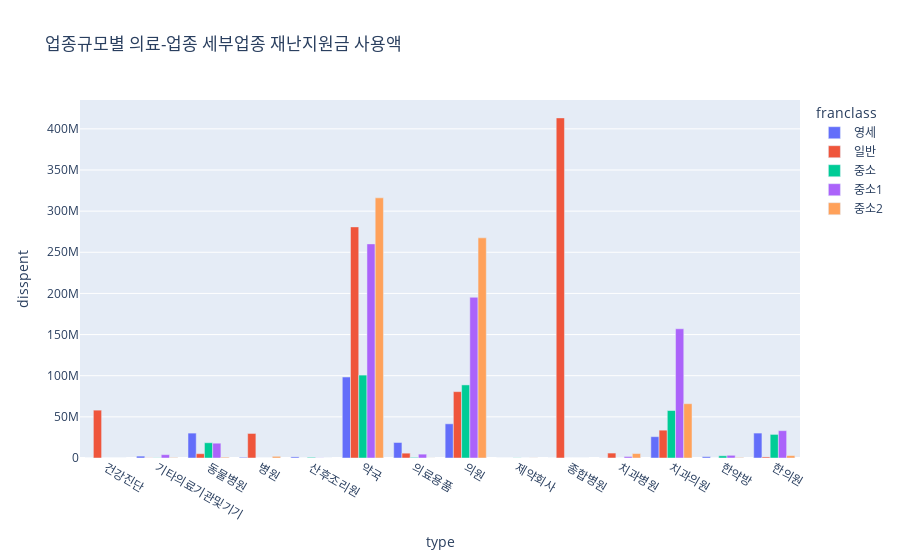

Here is the notebook cell this chart was saved with:
### Code cell
fig = px.bar(df1[df1.category == '의료'], x = 'type', y = 'disspent', color = 'franclass', barmode = 'group',
             title='업종규모별 의료-업종 세부업종 재난지원금 사용액')
fig.show()

### Figure 1 — Plotly figure (JSON) as saved in the notebook; plotly's stock layout.template omitted (floating-point values rounded to 4 significant figures)
{"data": [{"alignmentgroup": "True", "hovertemplate": "franclass=영세<br>type=%{x}<br>disspent=%{y}<extra></extra>", "legendgroup": "영세", "marker": {"color": "#636efa"}, "name": "영세", "offsetgroup": "영세", "orientation": "v", "showlegend": true, "textposition": "auto", "type": "bar", "x": ["건강진단", "기타의료기관및기기", "동물병원", "병원", "산후조리원", "약국", "의료용품", "의원", "제약회사", "종합병원", "치과병원", "치과의원", "한약방", "한의원"], "xaxis": "x", "y": [0, 2295880, 30262516, 850418, 1368500, 98410255, 18845659, 41556704, 0, 0, 127000, 25931471, 1640300, 30299507], "yaxis": "y"}, {"alignmentgroup": "True", "hovertemplate": "franclass=일반<br>type=%{x}<br>disspent=%{y}<extra></extra>", "legendgroup": "일반", "marker": {"color": "#EF553B"}, "name": "일반", "offsetgroup": "일반", "orientation": "v", "showlegend": true, "textposition": "auto", "type": "bar", "x": ["건강진단", "기타의료기관및기기", "동물병원", "병원", "산후조리원", "약국", "의료용품", "의원", "제약회사", "종합병원", "치과병원", "치과의원", "한약방", "한의원"], "xaxis": "x", "y": [58159262, 200000, 5246982, 29817035, 0, 280859393, 5884690, 80640079, 0, 413311142, 6007810, 33819161, 0, 1272560], "yaxis": "y"}, {"alignmentgroup": "True", "hovertemplate": "franclass=중소<br>type=%{x}<br>disspent=%{y}<extra></extra>", "legendgroup": "중소", "marker": {"color": "#00cc96"}, "name": "중소", "offsetgroup": "중소", "orientation": "v", "showlegend": true, "textposition": "auto", "type": "bar", "x": ["건강진단", "기타의료기관및기기", "동물병원", "병원", "산후조리원", "약국", "의료용품", "의원", "제약회사", "종합병원", "치과병원", "치과의원", "한약방", "한의원"], "xaxis": "x", "y": [0, 234400, 18562139, 0, 800000, 100755384, 744000, 88824943, 200000, 0, 0, 57696855, 2682490, 28674909], "yaxis": "y"}, {"alignmentgroup": "True", "hovertemplate": "franclass=중소1<br>type=%{x}<br>disspent=%{y}<extra></extra>", "legendgroup": "중소1", "marker": {"color": "#ab63fa"}, "name": "중소1", "offsetgroup": "중소1", "orientation": "v", "showlegend": true, "textposition": "auto", "type": "bar", "x": ["건강진단", "기타의료기관및기기", "동물병원", "병원", "산후조리원", "약국", "의료용품", "의원", "제약회사", "종합병원", "치과병원", "치과의원", "한약방", "한의원"], "xaxis": "x", "y": [0, 4050840, 17996530, 0, 212350, 260199564, 4676970, 195334994, 0, 0, 1845820, 157043731, 3283980, 33211675], "yaxis": "y"}, {"alignmentgroup": "True", "hovertemplate": "franclass=중소2<br>type=%{x}<br>disspent=%{y}<extra></extra>", "legendgroup": "중소2", "marker": {"color": "#FFA15A"}, "name": "중소2", "offsetgroup": "중소2", "orientation": "v", "showlegend": true, "textposition": "auto", "type": "bar", "x": ["건강진단", "기타의료기관및기기", "동물병원", "병원", "산후조리원", "약국", "의료용품", "의원", "제약회사", "종합병원", "치과병원", "치과의원", "한약방", "한의원"], "xaxis": "x", "y": [0, 490370, 938780, 2042640, 0, 316171724, 94090, 267540875, 137000, 0, 5404877, 65987157, 603200, 2897480], "yaxis": "y"}], "layout": {"barmode": "group", "legend": {"title": {"text": "franclass"}, "tracegroupgap": 0}, "title": {"text": "업종규모별 의료-업종 세부업종 재난지원금 사용액"}, "xaxis": {"anchor": "y", "domain": [0, 1], "title": {"text": "type"}}, "yaxis": {"anchor": "x", "domain": [0, 1], "title": {"text": "disspent"}}}}
